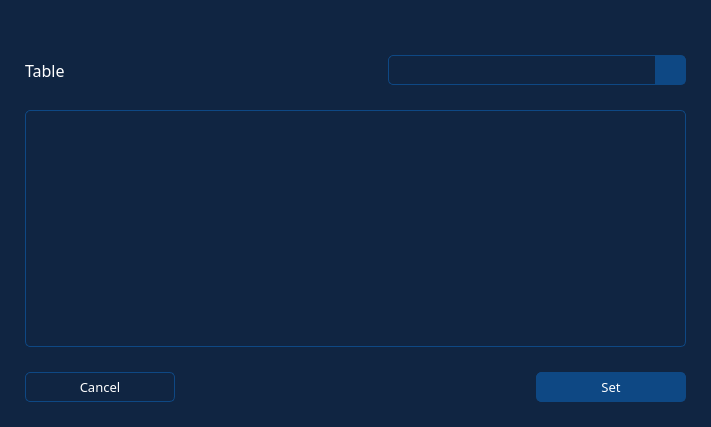
<?xml version="1.0" encoding="UTF-8"?>
<ui version="4.0">
 <class>Form</class>
 <widget class="QWidget" name="Form">
  <property name="geometry">
   <rect>
    <x>0</x>
    <y>0</y>
    <width>711</width>
    <height>427</height>
   </rect>
  </property>
  <property name="styleSheet">
   <string notr="true">QWidget{
	background: #102542;
	color: white; 
	font-family: Barlow
}

QLineEdit {
  	padding: 1px 5px;
  	border: 1px solid #0e4884;
  	border-radius: 5px;
}

QPushButton {
  padding: 5px;
  border: 1px solid #0e4884;
  background-color: #0e4884;
}

QLineEdit:focus,
QLineEdit:hover,
QPushButton:focus,
QPushButton:hover {
  border: 1px solid #256eff;
  outline: none;
}

QPushButton:pressed {
  background-color: #072f49;
}

QTableView{
	border: 1px solid #0e4884;
	border-radius: 5px;
}

QHeaderView::section {
	background-color: #0d3c6e;
	border-top: 0px solid #97b9f4;
	border-bottom: 1px solid #97b9f4;
	border-right: 1px solid #97b9f4;
}

QTableView {
	gridline-color: #97b9f4;
}

QTableCornerButton::section{
	background-color: #0d3c6e;
    border-top: 0px solid #97b9f4;
    border-bottom: 1px solid #97b9f4;
    border-right: 1px solid #97b9f4;
}

QScrollBar:horizontal{
	height: 9px;
    border-radius: 5px;
}

QScrollBar:vertical{
	width: 9px;
    margin: 0;
    border-radius: 5px;
}

QScrollBar::handle:vertical{
	background-color: #97b9f4;    
    width: 18px;
    border-radius: 4px;
}

QScrollBar::handle:horizontal{
	background-color: #97b9f4;    
    min-width: 5px;
    border-radius: 4px;
}

QScrollBar::sub-line:horizontal,
QScrollBar::sub-line:vertical{
	height: 0;
    width: 0;
}

QScrollBar::add-line:horizontal,
QScrollBar::add-line:vertical{
	height: 0;
    width: 0;
}

QScrollBar::add-page:horizontal{
	background: #102542;
    border-top-right-radius: 4px;
    border-bottom-right-radius: 4px;
    margin-left: -3px;
}

QScrollBar::add-page:vertical{
	background: #102542;
    border-bottom-left-radius: 4px;
    border-bottom-right-radius: 4px;
    margin-top: -3px;
}

QScrollBar::sub-page:horizontal{
    background: #102542;
    border-bottom-left-radius: 4px;
	margin-right: -3px;
}

QScrollBar::sub-page:vertical{
    background: #102542;
	border-top-left-radius: 0;
	border-top-right-radius: 4px;
	margin-bottom: -3px;
}
</string>
  </property>
  <layout class="QVBoxLayout" name="verticalLayout_2">
   <property name="spacing">
    <number>0</number>
   </property>
   <property name="leftMargin">
    <number>0</number>
   </property>
   <property name="topMargin">
    <number>0</number>
   </property>
   <property name="rightMargin">
    <number>0</number>
   </property>
   <property name="bottomMargin">
    <number>0</number>
   </property>
   <item>
    <widget class="QWidget" name="title_bar" native="true">
     <property name="minimumSize">
      <size>
       <width>0</width>
       <height>30</height>
      </size>
     </property>
     <property name="maximumSize">
      <size>
       <width>16777215</width>
       <height>30</height>
      </size>
     </property>
     <property name="styleSheet">
      <string notr="true">background: #102542;</string>
     </property>
     <layout class="QHBoxLayout" name="horizontalLayout_2">
      <property name="spacing">
       <number>0</number>
      </property>
      <property name="leftMargin">
       <number>0</number>
      </property>
      <property name="topMargin">
       <number>0</number>
      </property>
      <property name="rightMargin">
       <number>0</number>
      </property>
      <property name="bottomMargin">
       <number>0</number>
      </property>
     </layout>
    </widget>
   </item>
   <item>
    <widget class="QWidget" name="widget" native="true">
     <layout class="QVBoxLayout" name="verticalLayout">
      <property name="spacing">
       <number>25</number>
      </property>
      <property name="leftMargin">
       <number>25</number>
      </property>
      <property name="topMargin">
       <number>25</number>
      </property>
      <property name="rightMargin">
       <number>25</number>
      </property>
      <property name="bottomMargin">
       <number>25</number>
      </property>
      <item>
       <layout class="QHBoxLayout" name="horizontalLayout">
        <item>
         <widget class="QLabel" name="lbl_target_table">
          <property name="font">
           <font>
            <family>Barlow</family>
            <pointsize>12</pointsize>
           </font>
          </property>
          <property name="text">
           <string>Table</string>
          </property>
         </widget>
        </item>
        <item>
         <spacer name="horizontalSpacer">
          <property name="orientation">
           <enum>Qt::Horizontal</enum>
          </property>
          <property name="sizeHint" stdset="0">
           <size>
            <width>40</width>
            <height>20</height>
           </size>
          </property>
         </spacer>
        </item>
        <item>
         <layout class="QHBoxLayout" name="horizontalLayout_54">
          <property name="spacing">
           <number>0</number>
          </property>
          <property name="sizeConstraint">
           <enum>QLayout::SetDefaultConstraint</enum>
          </property>
          <item>
           <widget class="QLineEdit" name="tv_search_target">
            <property name="sizePolicy">
             <sizepolicy hsizetype="Expanding" vsizetype="Fixed">
              <horstretch>0</horstretch>
              <verstretch>0</verstretch>
             </sizepolicy>
            </property>
            <property name="minimumSize">
             <size>
              <width>0</width>
              <height>30</height>
             </size>
            </property>
            <property name="font">
             <font>
              <family>Barlow</family>
              <pointsize>10</pointsize>
             </font>
            </property>
            <property name="styleSheet">
             <string notr="true">border-radius: none;
border-top-left-radius: 5px;
border-bottom-left-radius: 5px;</string>
            </property>
           </widget>
          </item>
          <item>
           <widget class="QPushButton" name="btn_search_target">
            <property name="sizePolicy">
             <sizepolicy hsizetype="Fixed" vsizetype="Fixed">
              <horstretch>0</horstretch>
              <verstretch>0</verstretch>
             </sizepolicy>
            </property>
            <property name="minimumSize">
             <size>
              <width>30</width>
              <height>30</height>
             </size>
            </property>
            <property name="maximumSize">
             <size>
              <width>30</width>
              <height>30</height>
             </size>
            </property>
            <property name="font">
             <font>
              <family>Barlow</family>
              <pointsize>12</pointsize>
              <weight>75</weight>
              <bold>true</bold>
             </font>
            </property>
            <property name="cursor">
             <cursorShape>PointingHandCursor</cursorShape>
            </property>
            <property name="styleSheet">
             <string notr="true">border-top-right-radius: 5px;
border-bottom-right-radius: 5px;</string>
            </property>
            <property name="text">
             <string/>
            </property>
            <property name="icon">
             <iconset resource="C:/Users/moral/Desktop/Resources/Resources.qrc">
              <normaloff>:/icons/search.png</normaloff>:/icons/search.png</iconset>
            </property>
            <property name="iconSize">
             <size>
              <width>18</width>
              <height>18</height>
             </size>
            </property>
           </widget>
          </item>
         </layout>
        </item>
       </layout>
      </item>
      <item>
       <widget class="QTableView" name="tv_target_data"/>
      </item>
      <item>
       <layout class="QHBoxLayout" name="horizontalLayout_3">
        <item>
         <widget class="QPushButton" name="btn_cancel">
          <property name="minimumSize">
           <size>
            <width>150</width>
            <height>0</height>
           </size>
          </property>
          <property name="font">
           <font>
            <family>Barlow</family>
            <pointsize>10</pointsize>
           </font>
          </property>
          <property name="styleSheet">
           <string notr="true">QPushButton{
	border-radius: 5px;
	background: none;
}


QPushButton:pressed {
 	background-color: #072f49;
}</string>
          </property>
          <property name="text">
           <string>Cancel</string>
          </property>
         </widget>
        </item>
        <item>
         <spacer name="horizontalSpacer_2">
          <property name="orientation">
           <enum>Qt::Horizontal</enum>
          </property>
          <property name="sizeHint" stdset="0">
           <size>
            <width>0</width>
            <height>20</height>
           </size>
          </property>
         </spacer>
        </item>
        <item>
         <widget class="QPushButton" name="btn_set">
          <property name="minimumSize">
           <size>
            <width>150</width>
            <height>0</height>
           </size>
          </property>
          <property name="font">
           <font>
            <family>Barlow</family>
            <pointsize>10</pointsize>
           </font>
          </property>
          <property name="styleSheet">
           <string notr="true">border-radius: 5px;</string>
          </property>
          <property name="text">
           <string>Set</string>
          </property>
         </widget>
        </item>
       </layout>
      </item>
     </layout>
    </widget>
   </item>
  </layout>
 </widget>
 <resources>
  <include location="C:/Users/moral/Desktop/Resources/Resources.qrc"/>
 </resources>
 <connections/>
</ui>
